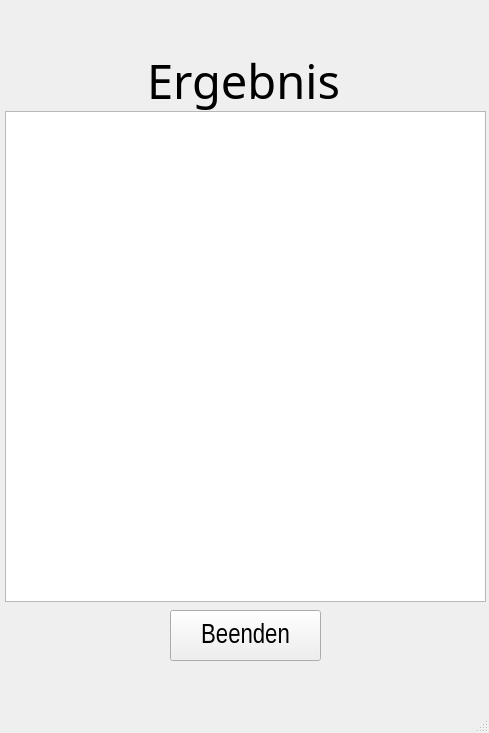
<?xml version="1.0" encoding="UTF-8"?>
<ui version="4.0">
 <class>Ergebnis</class>
 <widget class="QMainWindow" name="Ergebnis">
  <property name="geometry">
   <rect>
    <x>0</x>
    <y>0</y>
    <width>489</width>
    <height>733</height>
   </rect>
  </property>
  <property name="windowTitle">
   <string>Ergebnis</string>
  </property>
  <widget class="QWidget" name="centralwidget">
   <widget class="QLabel" name="label">
    <property name="geometry">
     <rect>
      <x>-2</x>
      <y>50</y>
      <width>491</width>
      <height>61</height>
     </rect>
    </property>
    <property name="font">
     <font>
      <family>Tw Cen MT</family>
      <pointsize>35</pointsize>
      <bold>false</bold>
     </font>
    </property>
    <property name="text">
     <string>Ergebnis</string>
    </property>
    <property name="alignment">
     <set>Qt::AlignCenter</set>
    </property>
   </widget>
   <widget class="QPushButton" name="btn_Ende">
    <property name="geometry">
     <rect>
      <x>170</x>
      <y>610</y>
      <width>151</width>
      <height>51</height>
     </rect>
    </property>
    <property name="font">
     <font>
      <family>Arial Narrow</family>
      <pointsize>20</pointsize>
     </font>
    </property>
    <property name="text">
     <string>Beenden</string>
    </property>
   </widget>
   <widget class="QTableView" name="tbl_ergeb">
    <property name="geometry">
     <rect>
      <x>5</x>
      <y>111</y>
      <width>481</width>
      <height>491</height>
     </rect>
    </property>
   </widget>
  </widget>
  <widget class="QMenuBar" name="menubar">
   <property name="geometry">
    <rect>
     <x>0</x>
     <y>0</y>
     <width>489</width>
     <height>22</height>
    </rect>
   </property>
  </widget>
  <widget class="QStatusBar" name="statusbar"/>
 </widget>
 <resources/>
 <connections/>
</ui>
